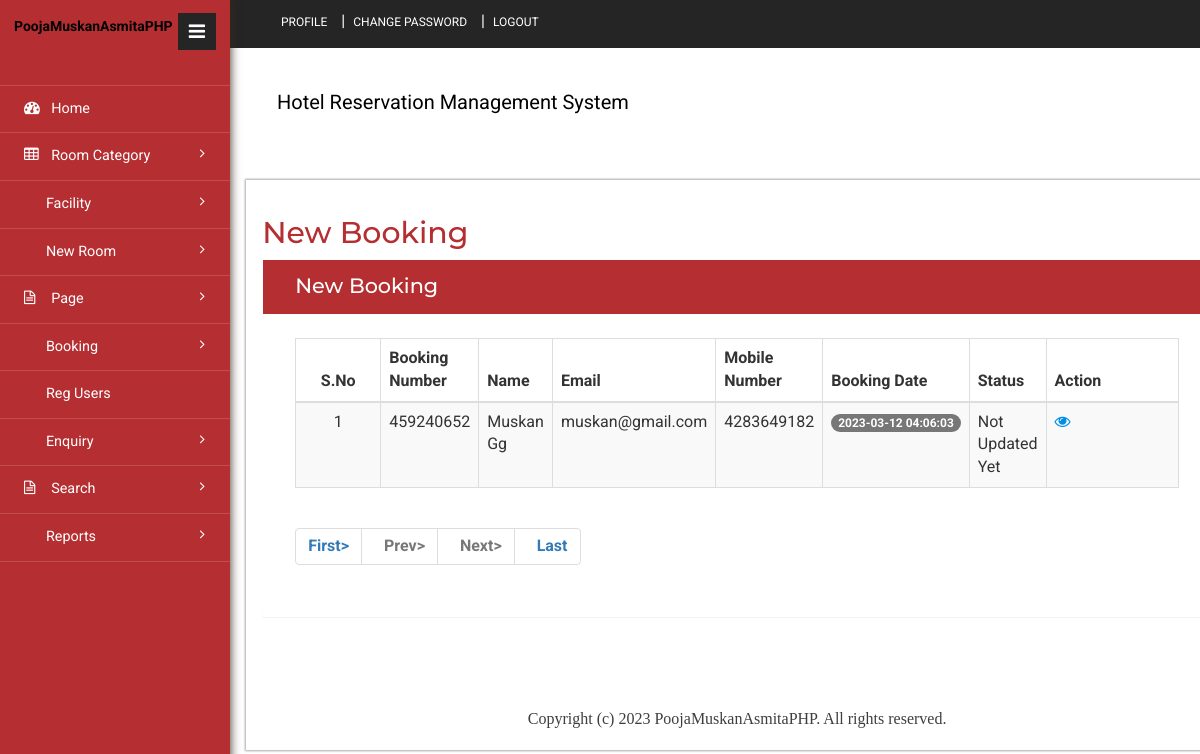
Screenshot of /admin/new-booking.php (signed in) with the database file from the repository.
### tables this page shows
CREATE TABLE `tblbooking` (
  `ID` int(10) NOT NULL,
  `RoomId` int(5) DEFAULT NULL,
  `BookingNumber` varchar(120) DEFAULT NULL,
  `UserID` int(5) NOT NULL,
  `IDType` varchar(120) DEFAULT NULL,
  `Gender` varchar(50) DEFAULT NULL,
  `Address` mediumtext DEFAULT NULL,
  `CheckinDate` varchar(200) DEFAULT NULL,
  `CheckoutDate` varchar(200) DEFAULT NULL,
  `BookingDate` timestamp NULL DEFAULT current_timestamp(),
  `Remark` varchar(50) DEFAULT NULL,
  `Status` varchar(50) DEFAULT NULL,
  `UpdationDate` timestamp NULL DEFAULT NULL ON UPDATE current_timestamp(),
  `State` varchar(100) NOT NULL,
  `StreetName` varchar(200) NOT NULL,
  `City` varchar(100) NOT NULL,
  `ZipCode` varchar(5) NOT NULL
);

CREATE TABLE `tbluser` (
  `ID` int(10) NOT NULL,
  `FullName` varchar(200) DEFAULT NULL,
  `MobileNumber` bigint(10) DEFAULT NULL,
  `Email` varchar(120) DEFAULT NULL,
  `Password` varchar(120) DEFAULT NULL,
  `RegDate` timestamp NULL DEFAULT current_timestamp()
);

### admin/new-booking.php (the view, shortened to what this page needs)
<?php
include('includes/dbconnection.php');
if (strlen($_SESSION['hbmsaid']==0)) {
  header('location:logout.php');
  } else{
?>
<!DOCTYPE HTML>
<html>
<head>
<link href="css/bootstrap.min.css" rel='stylesheet' type='text/css' />
<link href="css/style.css" rel='stylesheet' type='text/css' />
<link href="css/font-awesome.css" rel="stylesheet">
<link rel="stylesheet" href="css/icon-font.min.css" type='text/css' />
</head>
<body>
   <div class="page-container">
	<div class="left-content">
	   <div class="inner-content">
			<?php include_once('includes/header.php');?>
			<div class="content">
<div class="women_main">
	<div class="grids">
					<div class="progressbar-heading grids-heading">
						<h2>New Booking</h2>
					</div>
					<div class="panel panel-widget forms-panel">
						<div class="forms">
							<div class="form-grids widget-shadow" data-example-id="basic-forms">
								<div class="form-title">
									<h4>New Booking</h4>
								</div>
								<div class="form-body">
									     <table class="table table-bordered table-striped table-vcenter js-dataTable-full-pagination">
                                <thead>
                                    <tr>
                                        <th class="text-center">S.No</th>
                                        <th>Booking Number</th>
                                        <th>Name</th>
                                        <th class="d-none d-sm-table-cell">Email</th>
                                        <th class="d-none d-sm-table-cell">Mobile Number</th>
                                        <th class="d-none d-sm-table-cell">Booking Date</th>
                                        <th class="d-none d-sm-table-cell">Status</th>
                                        <th class="d-none d-sm-table-cell" style="width: 15%;">Action</th>
                                       </tr>
                                </thead>
                                <tbody>
                                    <?php
                                    if (isset($_GET['pageno'])) {
            $pageno = $_GET['pageno'];
        } else {
            $pageno = 1;
        }
       $no_of_records_per_page = 10;
        $offset = ($pageno-1) * $no_of_records_per_page;
        $ret = "SELECT ID FROM tblbooking";
$query1 = $dbh -> prepare($ret);
$query1->execute();
$total_rows=$query1->rowCount();
$total_pages = ceil($total_rows / $no_of_records_per_page);
$sql="SELECT tbluser.*,tblbooking.BookingNumber,tblbooking.Status,tblbooking.BookingDate from tblbooking join tbluser on tblbooking.UserID=tbluser.ID where tblbooking.Status is null LIMIT $offset, $no_of_records_per_page";
$query = $dbh -> prepare($sql);
$query->execute();
$results=$query->fetchAll(PDO::FETCH_OBJ);
$cnt=1;
if($query->rowCount() > 0)
{
foreach($results as $row)
{               ?>
                                    <tr>
                                        <td class="text-center"><?php echo htmlentities($cnt);?></td>
                                        <td class="font-w600"><?php  echo htmlentities($row->BookingNumber);?></td>
                                        <td class="font-w600"><?php  echo htmlentities($row->FullName);?></td>
                                        <td class="d-none d-sm-table-cell"><?php  echo htmlentities($row->Email);?></td>
                                        <td class="d-none d-sm-table-cell"><?php  echo htmlentities($row->MobileNumber);?></td>
                                        <td class="d-none d-sm-table-cell">
                                            <span class="badge badge-primary"><?php  echo htmlentities($row->BookingDate);?></span>
                                        </td>
                                         <?php if($row->Status==""){ ?>
                     <td class="font-w600"><?php echo "Not Updated Yet"; ?></td>
<?php } else { ?>
                                        <td class="d-none d-sm-table-cell">
                                            <span class="badge badge-primary"><?php  echo htmlentities($row->Status);?></span>
                                        </td>
<?php } ?>
                                          <td class="d-none d-sm-table-cell"><a href="view-booking-detail.php?bookingid=<?php echo htmlentities ($row->BookingNumber);?>"><i class="fa fa-eye" aria-hidden="true"></i></a></td>
                                    </tr>
                                    <?php $cnt=$cnt+1;}} else{ ?>
                                 <tr>
                                	<td colspan="8" style="color:red; font-size:22px; text-align:center">No record found</td>
                                </tr>
                                <?php } ?>
                                </tbody>
                            </table>
                            <div align="left">
    <ul class="pagination" >
        <li><a href="?pageno=1"><strong>First></strong></a></li>
        <li class="<?php if($pageno <= 1){ echo 'disabled'; } ?>">
            <a href="<?php if($pageno <= 1){ echo '#'; } else { echo "?pageno=".($pageno - 1); } ?>"><strong style="padding-left: 10px">Prev></strong></a>
        </li>
        <li class="<?php if($pageno >= $total_pages){ echo 'disabled'; } ?>">
            <a href="<?php if($pageno >= $total_pages){ echo '#'; } else { echo "?pageno=".($pageno + 1); } ?>"><strong style="padding-left: 10px">Next></strong></a>
        </li>
        <li><a href="?pageno=<?php echo $total_pages; ?>"><strong style="padding-left: 10px">Last</strong></a></li>
    </ul>
</div>
								</div>
							</div>
						</div>
					</div>
				</div>
<?php include_once('includes/footer.php');?>
</div>
</div>
		</div>
</div>
			<?php include_once('includes/sidebar.php');?>
							</div>
</body>
</html><?php }  ?>

### rows the page displays
tblbooking: BookingNumber "459240652", UserID.FullName "Muskan Gg", UserID.Email "muskan@gmail.com", UserID.MobileNumber "4283649182", BookingDate "2023-03-12 04:06:03", shows "Not Updated Yet"
